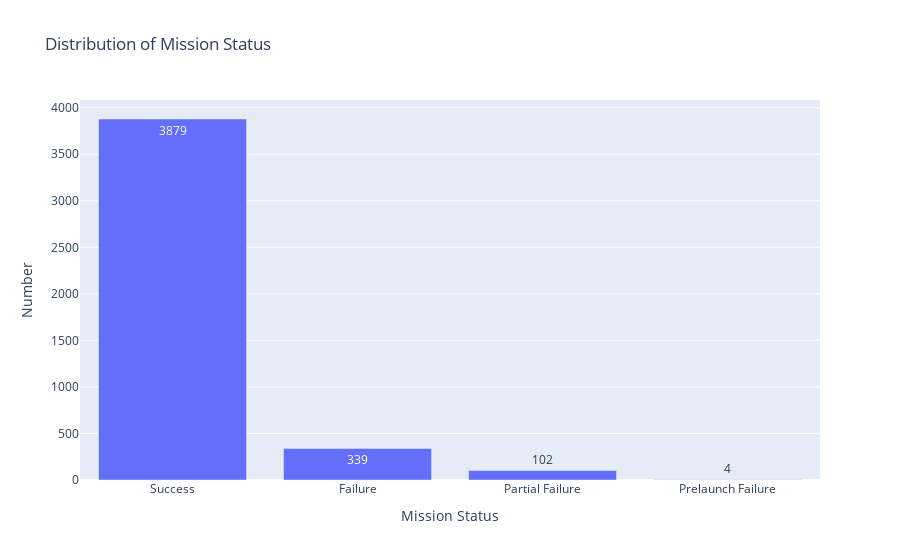

Notebook source saved alongside this figure:
### Code cell
fig_status = px.bar(
    data_frame= df_status,
    x = 'Mission_Status',
    y = 'Number',
    labels={'Mission_Status': 'Mission Status'},
    text= 'Number',
    title= 'Distribution of Mission Status'
)

fig_status.update_layout(xaxis={'categoryorder':'total descending'})

fig_status.show()

### Figure 1 — Plotly figure (JSON) as saved in the notebook; plotly's stock layout.template omitted (floating-point values rounded to 4 significant figures)
{"data": [{"alignmentgroup": "True", "hovertemplate": "Mission Status=%{x}<br>Number=%{text}<extra></extra>", "legendgroup": "", "marker": {"color": "#636efa", "pattern": {"shape": ""}}, "name": "", "offsetgroup": "", "orientation": "v", "showlegend": false, "text": [339, 102, 4, 3879], "textposition": "auto", "type": "bar", "x": ["Failure", "Partial Failure", "Prelaunch Failure", "Success"], "xaxis": "x", "y": [339, 102, 4, 3879], "yaxis": "y"}], "layout": {"barmode": "relative", "legend": {"tracegroupgap": 0}, "title": {"text": "Distribution of Mission Status"}, "xaxis": {"anchor": "y", "categoryorder": "total descending", "domain": [0, 1], "title": {"text": "Mission Status"}}, "yaxis": {"anchor": "x", "domain": [0, 1], "title": {"text": "Number"}}}}
